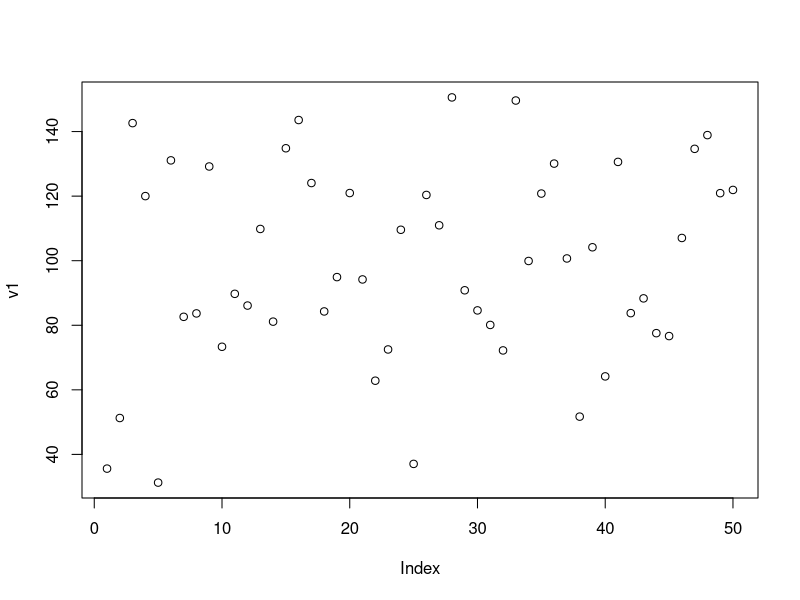
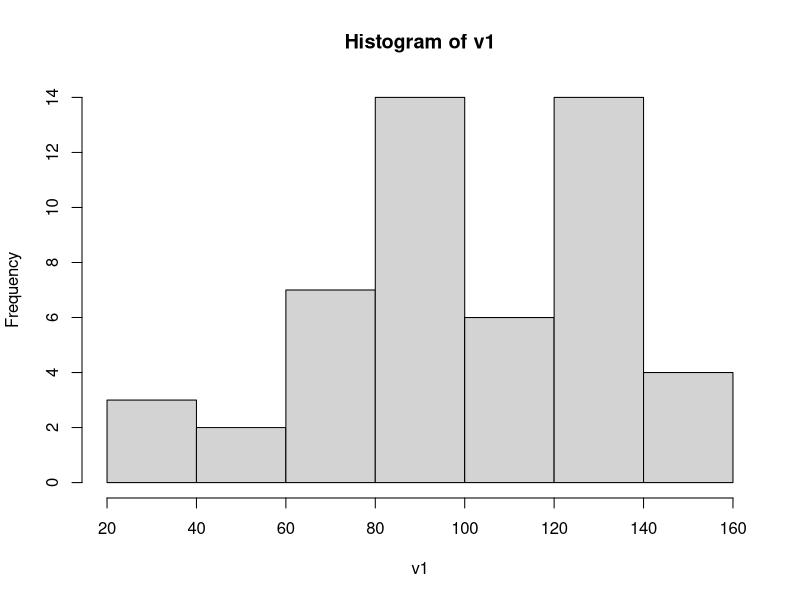
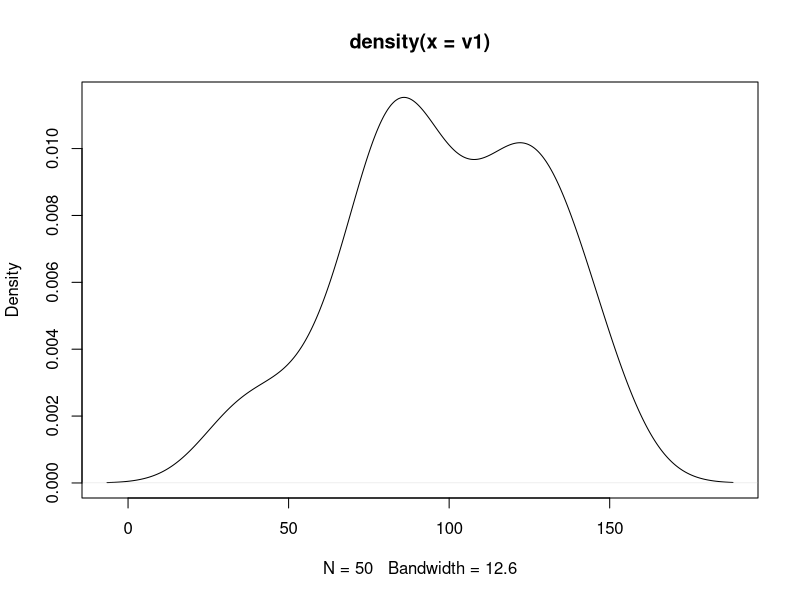
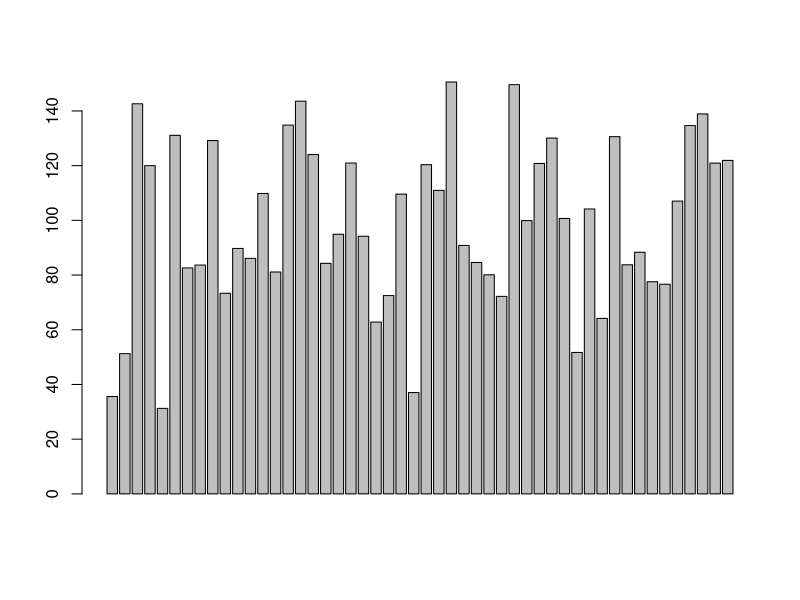
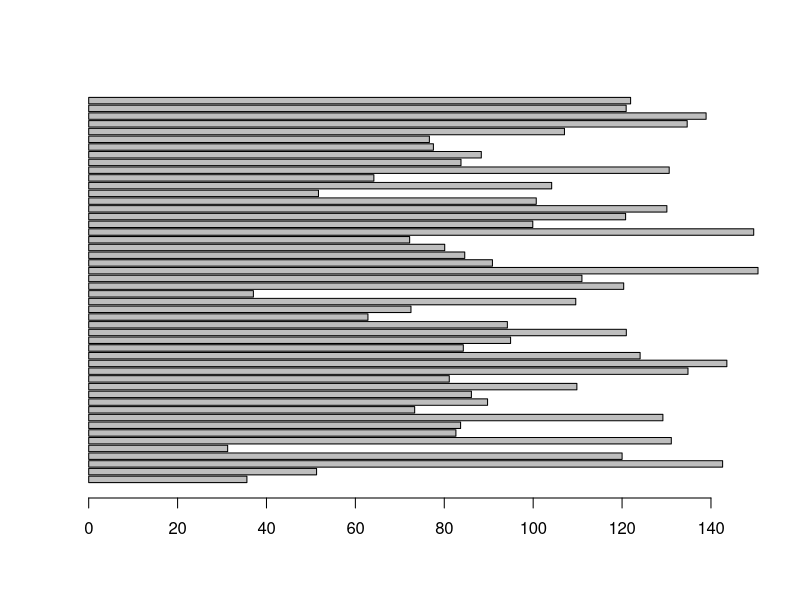
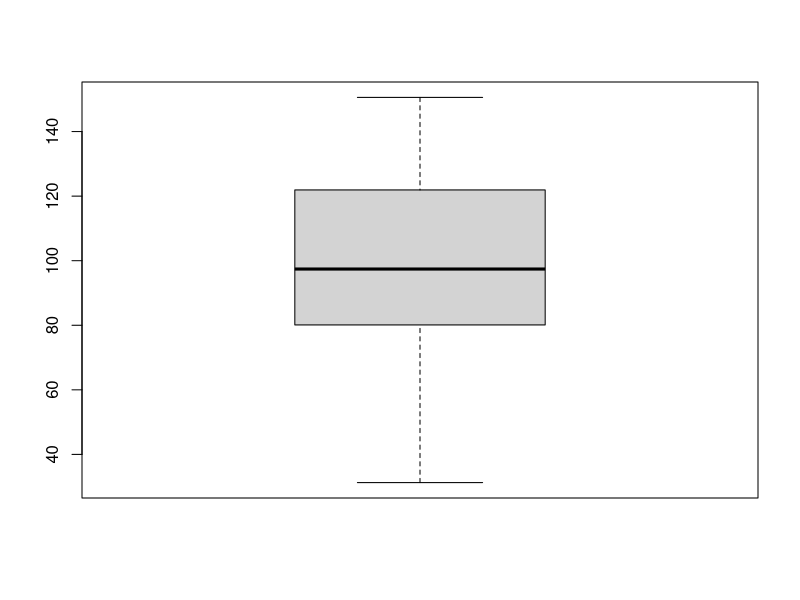
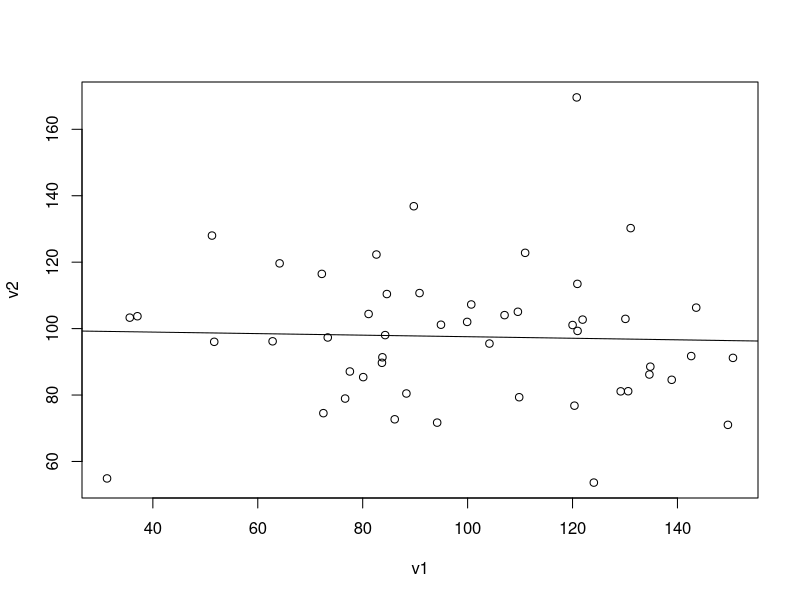
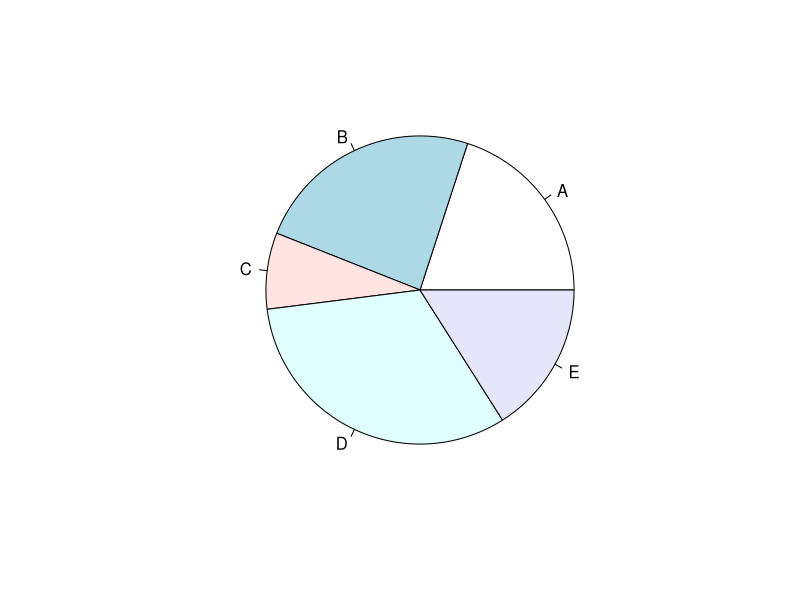

Recreate these plots in R, in order.
#Basic Graphics

v1 <- rnorm(50,100,25) #A normally distributed random variable, with a mean of 50, stdev of 100, and n of 25

plot(v1) #Scatter plot vs index

hist(v1) #Histogram

plot(density(v1)) #Density plot

barplot(v1) #Vertical bar graph
barplot(v1, horiz = TRUE) #Horizontal bar graph

boxplot(v1) #Box and whiskers plot

v2 <- rnorm(50,100,25) #Another random variable

plot(v1,v2) #Scatter plot (x comes first)
abline(lm(v2~v1)) #Add trendline

values <- c(10, 12, 4, 16, 8) #Made up data
labels <- c("A", "B", "C", "D", "E") #Made up labels

pie(values,labels) #Pie chart
pcts <- round(values/sum(values)*100) #Percentages
pie(values,pcts) #Pie chart based on percentages
